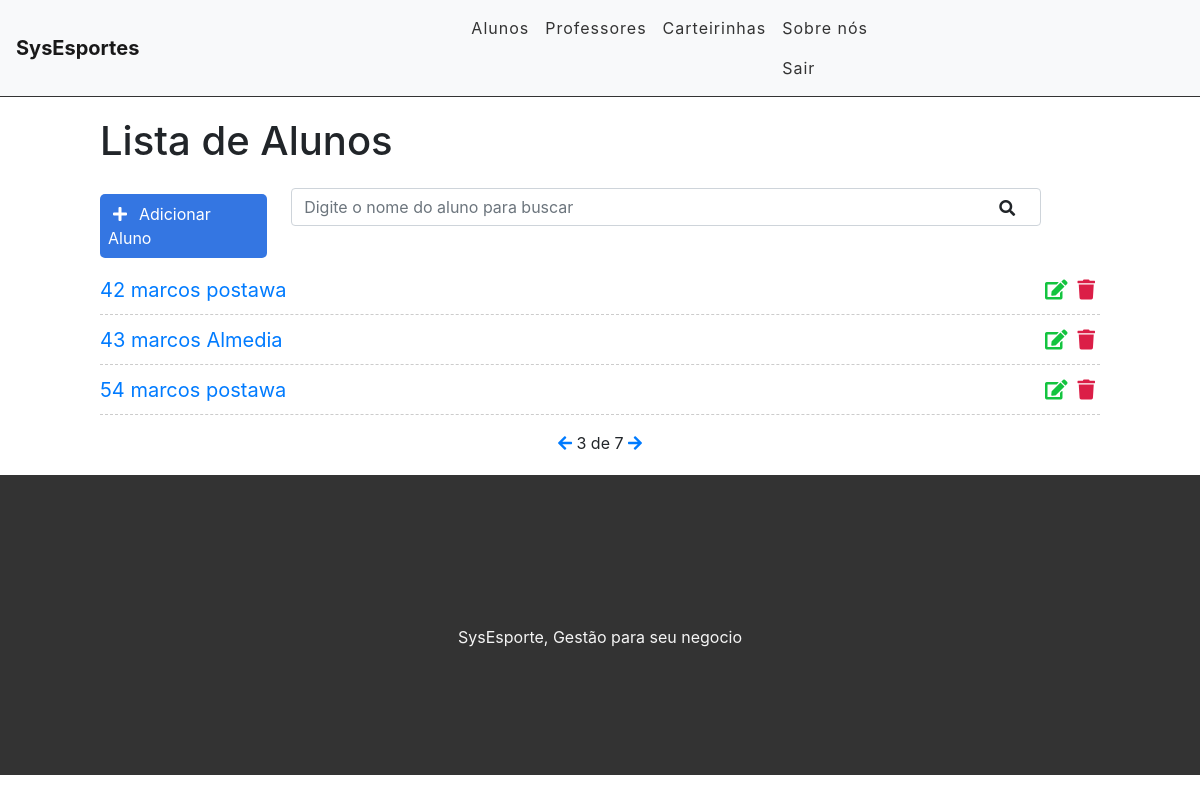
/aluno/listaluno/?page=3 (signed in), run on the app's committed database.
### aluno/models.py (models this page shows, shortened)
class Aluno(models.Model):
    id_aluno = models.AutoField('Id do Aluno', primary_key=True)
    num_matricula = models.CharField('Matricula', max_length=50, blank=True)
    nome = models.CharField('Nome', max_length=30, blank=False, null=False)
    sobrenome = models.CharField('Sobre Nome', max_length=100, blank=False, null=False)
    nascimento = models.DateField('Nascimento', auto_now_add=False)
    rg = models.CharField('Rg/Registro', max_length=30, blank=True, null=True)
    cpf = models.CharField('CPF', unique=True, max_length=14, blank=True, null=True)
    sexo = models.CharField(max_length=4, choices=TIPO_SEXO, blank=True, null=True)
    altura = models.DecimalField('Altura', max_digits=8, decimal_places=2, default=0, blank=True, null=True)
    peso = models.DecimalField('Peso', max_digits=8, decimal_places=4, default=0, blank=True, null=True)
    tipo_sanguinio = models.CharField('Tipo Sanguinio', max_length=11, blank=True, null=True)
    email = models.EmailField(blank=True, null=True)
    fone1 = models.CharField('Telefone', max_length=13, blank=True, null=True)
    fone2 = models.CharField('Celular', max_length=13, blank=True, null=True)
    fone3 = models.CharField('Whatsapp', max_length=13, blank=True, null=True)
    pai = models.CharField(max_length=100, blank=True, null=True)
    fone4 = models.CharField('Telefone', max_length=13, blank=True, null=True)
    mae = models.CharField('Mãe', max_length=100, blank=True, null=True)
    fone5 = models.CharField('Telefone', max_length=13, blank=True, null=True)
    cep = models.CharField(max_length=9, blank=True, null=True)
    estado = models.CharField(max_length=30, blank=True, null=True, default='')
    cidade = models.CharField(max_length=50, blank=True, null=True, default='')
    rua = models.CharField(max_length=50, blank=True, null=True, default='')
    img = models.ImageField(upload_to='aluno/images/', verbose_name='Foto', null=True,  blank=True,)
    escolinha = models.ForeignKey(dadosEscolinha, blank=True, null=True, on_delete=models.CASCADE)
    data_cadastro = models.DateTimeField('Cadastrado em', auto_now_add=True)
    data_atualizacao = models.DateTimeField('Atualizado em', auto_now=True)
    class Meta:
        ordering = ['nome']
    @property
    def nome_completo(self):
        return '{} {}'.format(self.nome, self.sobrenome)

### aluno/views.py (the view)
# urls.py: path('listaluno/', views.ListaAlunos, name='lista_aluno'),
@login_required
def ListaAlunos(request):
	search = request.GET.get('search')
	if search:
		aluno1 = Aluno.objects.filter(nome__icontains=search)
		aluno2 = Aluno.objects.filter(cpf__exact=search)
		alunos = aluno1 or aluno2
	else:
		alunos_list = Aluno.objects.all().order_by('nome')
		paginator = Paginator(alunos_list, 3)
		page = request.GET.get('page')
		alunos = paginator.get_page(page)
	return render(request, 'aluno/listaluno.html', {'alunos': alunos})

### templates/aluno/listaluno.html (shortened to what this page needs)
{% extends 'system/base.html' %}
{% load staticfiles %}
{% block content %}
<div class="offset-1 col-10 list-div">
	<h1>Lista de Alunos</h1>
	<a id="add-link" href="{% url 'aluno:cadastro_aluno' %}">
		<div class="col-2 add-div">
			<i class="fas fa-plus"></i>Adicionar Aluno
		</div>
	</a>
	<div class="col-9 search-div">
		<form method="GET" id="search-form">
			<input class="form-control" type="text" id="search" name="search" placeholder="Digite o nome do aluno para buscar" value="{{request.GET.search}}">
			<label id="search-btn"><i class="fas fa-search" ></i></label>
	</form>
	</div>
	<ul class="aluno-list">
		{% for aluno in alunos %}
		<li class="aluno-item">
			<span><a href="{% url 'aluno:detalhe_aluno' aluno.pk %}">
			{{aluno.id_aluno}} {{aluno.nome_completo}}
			</a></span>
			<span><a href="{% url 'aluno:delete_aluno' aluno.pk%}" class="delete-btn"><i class="fas fa-trash"></i></a></span>
			<span><a href="{% url 'aluno:edita_cadastro' aluno.pk %}"><i class="fas fa-edit"></i></a></span>
		</li>
		{% endfor %}
	</ul>
	<div class="pagination">
		<span class="step-links">
			{% if alunos.has_previous %}
				<a href="?page={{alunos.previous_page_number}}"><i class="fas fa-arrow-left"></i></a>
			{% endif %}
			{% if alunos.paginator %}
			<span class="corrent">
				{{alunos.number}} de {{alunos.paginator.num_pages}}
			</span>
			{% endif %}
			{% if alunos.has_next%}
				<a href="?page={{alunos.next_page_number}}"><i class="fas fa-arrow-right"></i></a>
			{% endif %}
		</span>
	</div>
</div>
{% endblock %}

### static/system/css/styles.css (style rules this page uses)
#add-link { text-decoration: none; }
.add-div { background-color: #3476e2; cursor: pointer; display: inline-block; color: #fff; padding: 8px; border-radius: 5px; margin-right: 20px; }
.fas.fa-plus { color: #fff; margin-right: 12px; margin-left: 5px; }
.fas.fa-search { position: absolute; top: 12px; right: 26px; cursor: pointer; }
.search-div { padding: 0px; display: inline-block; margin-bottom: 15px; margin-top: 15px; }
.list-div { padding: 0; }
.aluno-list { padding-left: 0; }
.aluno-item { list-style: none; font-size: 20px; height: 50px; padding-top: 10px; border-bottom: 1px dashed #ccc; }
.fas.fa-trash, .fas.fa-edit { cursor: pointer; margin: 5px; font-size: 20px; float: right; }
.fas.fa-trash { color: #db1e47; }
.fas.fa-edit { color: #13c43f; }
.pagination { margin-bottom: 20px; }
.step-links { position: relative; margin-left: auto; margin-right: auto; }

### data on the page
Aluno: id_aluno "42", nome_completo "marcos postawa"
Aluno: id_aluno "43", nome_completo "marcos Almedia"
Aluno: id_aluno "54", nome_completo "marcos postawa"

### other printed values
{{ alunos.number }} "3"
{{ alunos.paginator.num_pages }} "7"
